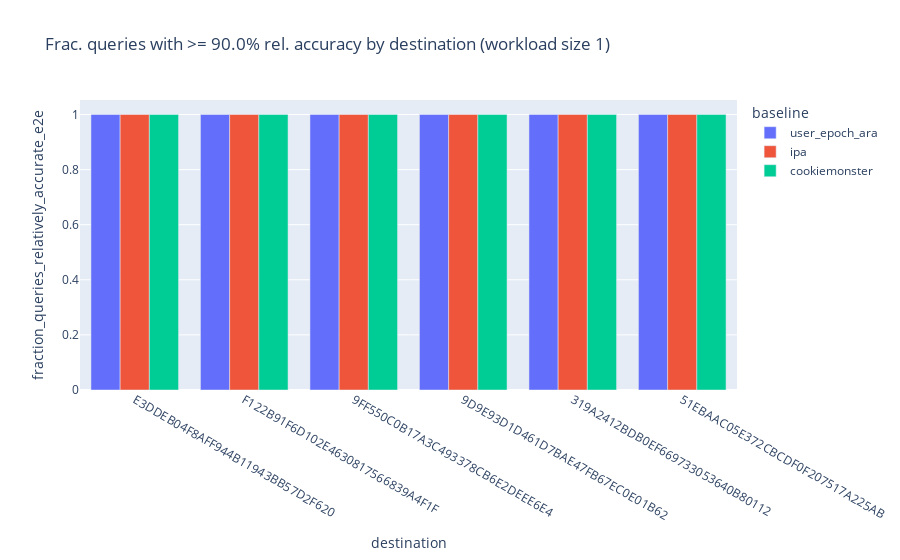
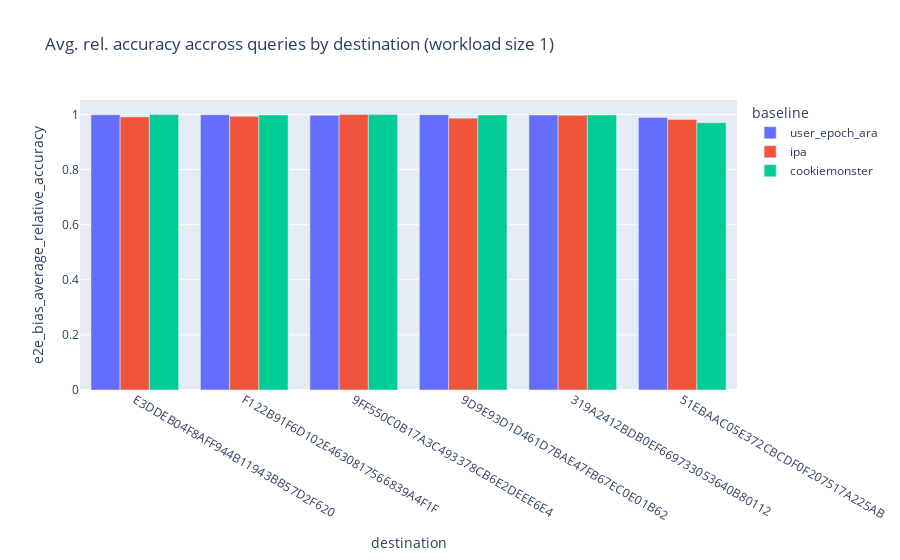
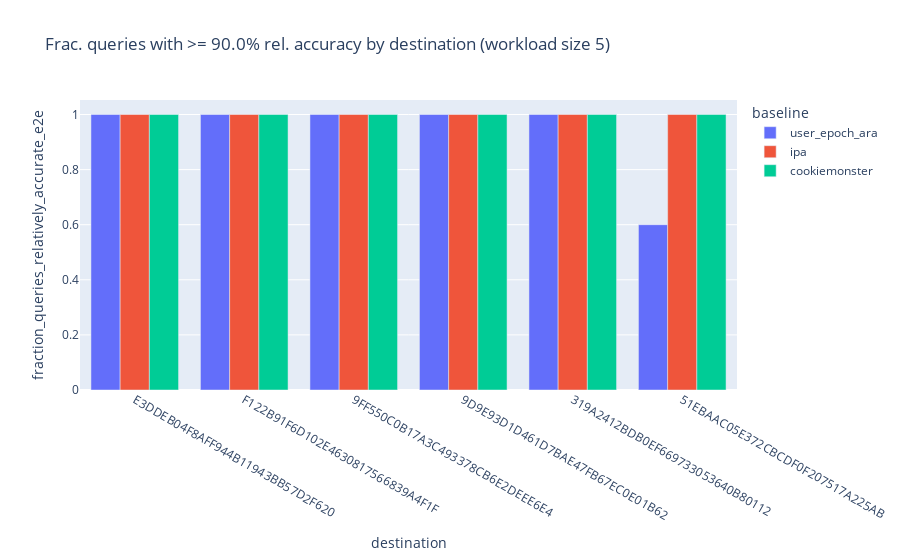
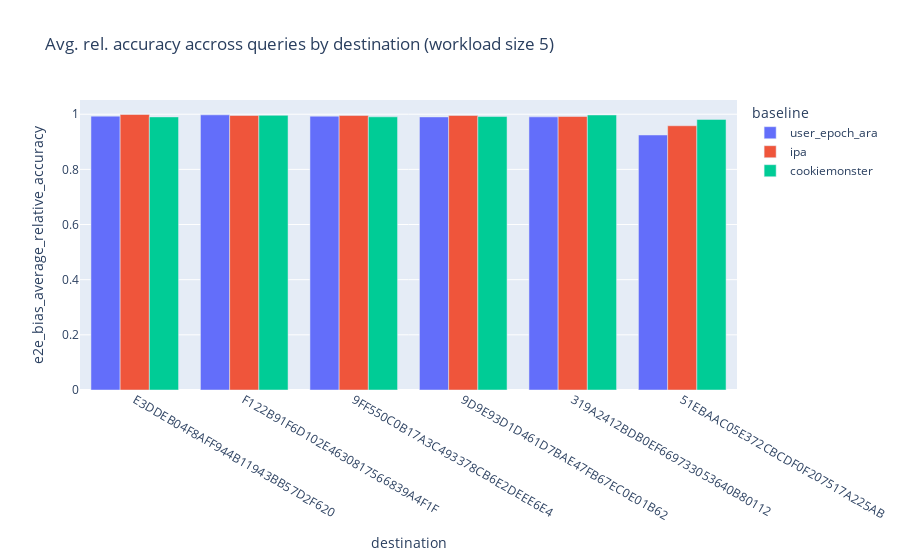

The notebook cell these images were saved under, in order:
### Code cell
workload_sizes = [5, 10, 15, 20, 25, 30]
for requested_workload_size in workload_sizes:
    content = sorted_df.loc[sorted_df.requested_workload_size == requested_workload_size]
    fig1 = px.bar(
        content,
        x="destination",
        y="fraction_queries_relatively_accurate_e2e",
        color="baseline",
        barmode="group",
        title=f"Frac. queries with >= {t * 100}% rel. accuracy by destination (workload size {requested_workload_size})"
    )
    fig2 = px.bar(
        content,
        x="destination",
        y="e2e_bias_average_relative_accuracy",
        color="baseline",
        barmode="group",
        title=f"Avg. rel. accuracy accross queries by destination (workload size {requested_workload_size})"
    )
    pyo.iplot(fig1)
    pyo.iplot(fig2)
    fig1.write_image(f"./large/e2e_bias_fraction_relative_accuracy_ws_{requested_workload_size}.png")
    fig2.write_image(f"./large/e2e_bias_average_relative_accuracy_ws_{requested_workload_size}.png")

### Figure 1 — Plotly figure (JSON) as saved in the notebook; plotly's stock layout.template omitted (floating-point values rounded to 4 significant figures)
{"data": [{"alignmentgroup": "True", "hovertemplate": "baseline=user_epoch_ara<br>destination=%{x}<br>fraction_queries_relatively_accurate_e2e=%{y}<extra></extra>", "legendgroup": "user_epoch_ara", "marker": {"color": "#636efa", "pattern": {"shape": ""}}, "name": "user_epoch_ara", "offsetgroup": "user_epoch_ara", "orientation": "v", "showlegend": true, "textposition": "auto", "type": "bar", "x": ["E3DDEB04F8AFF944B11943BB57D2F620", "F122B91F6D102E4630817566839A4F1F", "9FF550C0B17A3C493378CB6E2DEEE6E4", "9D9E93D1D461D7BAE47FB67EC0E01B62", "319A2412BDB0EF669733053640B80112", "51EBAAC05E372CBCDF0F207517A225AB"], "xaxis": "x", "y": [1, 1, 1, 1, 1, 1], "yaxis": "y"}, {"alignmentgroup": "True", "hovertemplate": "baseline=ipa<br>destination=%{x}<br>fraction_queries_relatively_accurate_e2e=%{y}<extra></extra>", "legendgroup": "ipa", "marker": {"color": "#EF553B", "pattern": {"shape": ""}}, "name": "ipa", "offsetgroup": "ipa", "orientation": "v", "showlegend": true, "textposition": "auto", "type": "bar", "x": ["E3DDEB04F8AFF944B11943BB57D2F620", "F122B91F6D102E4630817566839A4F1F", "9FF550C0B17A3C493378CB6E2DEEE6E4", "9D9E93D1D461D7BAE47FB67EC0E01B62", "319A2412BDB0EF669733053640B80112", "51EBAAC05E372CBCDF0F207517A225AB"], "xaxis": "x", "y": [1, 1, 1, 1, 1, 1], "yaxis": "y"}, {"alignmentgroup": "True", "hovertemplate": "baseline=cookiemonster<br>destination=%{x}<br>fraction_queries_relatively_accurate_e2e=%{y}<extra></extra>", "legendgroup": "cookiemonster", "marker": {"color": "#00cc96", "pattern": {"shape": ""}}, "name": "cookiemonster", "offsetgroup": "cookiemonster", "orientation": "v", "showlegend": true, "textposition": "auto", "type": "bar", "x": ["E3DDEB04F8AFF944B11943BB57D2F620", "F122B91F6D102E4630817566839A4F1F", "9FF550C0B17A3C493378CB6E2DEEE6E4", "9D9E93D1D461D7BAE47FB67EC0E01B62", "319A2412BDB0EF669733053640B80112", "51EBAAC05E372CBCDF0F207517A225AB"], "xaxis": "x", "y": [1, 1, 1, 1, 1, 1], "yaxis": "y"}], "layout": {"barmode": "group", "legend": {"title": {"text": "baseline"}, "tracegroupgap": 0}, "title": {"text": "Frac. queries with >= 90.0% rel. accuracy by destination (workload size 1)"}, "xaxis": {"anchor": "y", "domain": [0, 1], "title": {"text": "destination"}}, "yaxis": {"anchor": "x", "domain": [0, 1], "title": {"text": "fraction_queries_relatively_accurate_e2e"}}}}

### Figure 2 — Plotly figure (JSON) as saved in the notebook; plotly's stock layout.template omitted (floating-point values rounded to 4 significant figures)
{"data": [{"alignmentgroup": "True", "hovertemplate": "baseline=user_epoch_ara<br>destination=%{x}<br>e2e_bias_average_relative_accuracy=%{y}<extra></extra>", "legendgroup": "user_epoch_ara", "marker": {"color": "#636efa", "pattern": {"shape": ""}}, "name": "user_epoch_ara", "offsetgroup": "user_epoch_ara", "orientation": "v", "showlegend": true, "textposition": "auto", "type": "bar", "x": ["E3DDEB04F8AFF944B11943BB57D2F620", "F122B91F6D102E4630817566839A4F1F", "9FF550C0B17A3C493378CB6E2DEEE6E4", "9D9E93D1D461D7BAE47FB67EC0E01B62", "319A2412BDB0EF669733053640B80112", "51EBAAC05E372CBCDF0F207517A225AB"], "xaxis": "x", "y": [0.9987, 0.9988, 0.9971, 0.9993, 0.9982, 0.9893], "yaxis": "y"}, {"alignmentgroup": "True", "hovertemplate": "baseline=ipa<br>destination=%{x}<br>e2e_bias_average_relative_accuracy=%{y}<extra></extra>", "legendgroup": "ipa", "marker": {"color": "#EF553B", "pattern": {"shape": ""}}, "name": "ipa", "offsetgroup": "ipa", "orientation": "v", "showlegend": true, "textposition": "auto", "type": "bar", "x": ["E3DDEB04F8AFF944B11943BB57D2F620", "F122B91F6D102E4630817566839A4F1F", "9FF550C0B17A3C493378CB6E2DEEE6E4", "9D9E93D1D461D7BAE47FB67EC0E01B62", "319A2412BDB0EF669733053640B80112", "51EBAAC05E372CBCDF0F207517A225AB"], "xaxis": "x", "y": [0.9912, 0.9935, 0.9997, 0.9865, 0.9972, 0.9818], "yaxis": "y"}, {"alignmentgroup": "True", "hovertemplate": "baseline=cookiemonster<br>destination=%{x}<br>e2e_bias_average_relative_accuracy=%{y}<extra></extra>", "legendgroup": "cookiemonster", "marker": {"color": "#00cc96", "pattern": {"shape": ""}}, "name": "cookiemonster", "offsetgroup": "cookiemonster", "orientation": "v", "showlegend": true, "textposition": "auto", "type": "bar", "x": ["E3DDEB04F8AFF944B11943BB57D2F620", "F122B91F6D102E4630817566839A4F1F", "9FF550C0B17A3C493378CB6E2DEEE6E4", "9D9E93D1D461D7BAE47FB67EC0E01B62", "319A2412BDB0EF669733053640B80112", "51EBAAC05E372CBCDF0F207517A225AB"], "xaxis": "x", "y": [0.9999, 0.9984, 0.9998, 0.9983, 0.998, 0.9702], "yaxis": "y"}], "layout": {"barmode": "group", "legend": {"title": {"text": "baseline"}, "tracegroupgap": 0}, "title": {"text": "Avg. rel. accuracy accross queries by destination (workload size 1)"}, "xaxis": {"anchor": "y", "domain": [0, 1], "title": {"text": "destination"}}, "yaxis": {"anchor": "x", "domain": [0, 1], "title": {"text": "e2e_bias_average_relative_accuracy"}}}}

### Figure 3 — Plotly figure (JSON) as saved in the notebook; plotly's stock layout.template omitted (floating-point values rounded to 4 significant figures)
{"data": [{"alignmentgroup": "True", "hovertemplate": "baseline=user_epoch_ara<br>destination=%{x}<br>fraction_queries_relatively_accurate_e2e=%{y}<extra></extra>", "legendgroup": "user_epoch_ara", "marker": {"color": "#636efa", "pattern": {"shape": ""}}, "name": "user_epoch_ara", "offsetgroup": "user_epoch_ara", "orientation": "v", "showlegend": true, "textposition": "auto", "type": "bar", "x": ["E3DDEB04F8AFF944B11943BB57D2F620", "F122B91F6D102E4630817566839A4F1F", "9FF550C0B17A3C493378CB6E2DEEE6E4", "9D9E93D1D461D7BAE47FB67EC0E01B62", "319A2412BDB0EF669733053640B80112", "51EBAAC05E372CBCDF0F207517A225AB"], "xaxis": "x", "y": [1, 1, 1, 1, 1, 0.6], "yaxis": "y"}, {"alignmentgroup": "True", "hovertemplate": "baseline=ipa<br>destination=%{x}<br>fraction_queries_relatively_accurate_e2e=%{y}<extra></extra>", "legendgroup": "ipa", "marker": {"color": "#EF553B", "pattern": {"shape": ""}}, "name": "ipa", "offsetgroup": "ipa", "orientation": "v", "showlegend": true, "textposition": "auto", "type": "bar", "x": ["E3DDEB04F8AFF944B11943BB57D2F620", "F122B91F6D102E4630817566839A4F1F", "9FF550C0B17A3C493378CB6E2DEEE6E4", "9D9E93D1D461D7BAE47FB67EC0E01B62", "319A2412BDB0EF669733053640B80112", "51EBAAC05E372CBCDF0F207517A225AB"], "xaxis": "x", "y": [1, 1, 1, 1, 1, 1], "yaxis": "y"}, {"alignmentgroup": "True", "hovertemplate": "baseline=cookiemonster<br>destination=%{x}<br>fraction_queries_relatively_accurate_e2e=%{y}<extra></extra>", "legendgroup": "cookiemonster", "marker": {"color": "#00cc96", "pattern": {"shape": ""}}, "name": "cookiemonster", "offsetgroup": "cookiemonster", "orientation": "v", "showlegend": true, "textposition": "auto", "type": "bar", "x": ["E3DDEB04F8AFF944B11943BB57D2F620", "F122B91F6D102E4630817566839A4F1F", "9FF550C0B17A3C493378CB6E2DEEE6E4", "9D9E93D1D461D7BAE47FB67EC0E01B62", "319A2412BDB0EF669733053640B80112", "51EBAAC05E372CBCDF0F207517A225AB"], "xaxis": "x", "y": [1, 1, 1, 1, 1, 1], "yaxis": "y"}], "layout": {"barmode": "group", "legend": {"title": {"text": "baseline"}, "tracegroupgap": 0}, "title": {"text": "Frac. queries with >= 90.0% rel. accuracy by destination (workload size 5)"}, "xaxis": {"anchor": "y", "domain": [0, 1], "title": {"text": "destination"}}, "yaxis": {"anchor": "x", "domain": [0, 1], "title": {"text": "fraction_queries_relatively_accurate_e2e"}}}}

### Figure 4 — Plotly figure (JSON) as saved in the notebook; plotly's stock layout.template omitted (floating-point values rounded to 4 significant figures)
{"data": [{"alignmentgroup": "True", "hovertemplate": "baseline=user_epoch_ara<br>destination=%{x}<br>e2e_bias_average_relative_accuracy=%{y}<extra></extra>", "legendgroup": "user_epoch_ara", "marker": {"color": "#636efa", "pattern": {"shape": ""}}, "name": "user_epoch_ara", "offsetgroup": "user_epoch_ara", "orientation": "v", "showlegend": true, "textposition": "auto", "type": "bar", "x": ["E3DDEB04F8AFF944B11943BB57D2F620", "F122B91F6D102E4630817566839A4F1F", "9FF550C0B17A3C493378CB6E2DEEE6E4", "9D9E93D1D461D7BAE47FB67EC0E01B62", "319A2412BDB0EF669733053640B80112", "51EBAAC05E372CBCDF0F207517A225AB"], "xaxis": "x", "y": [0.993, 0.9978, 0.9929, 0.9902, 0.9904, 0.9247], "yaxis": "y"}, {"alignmentgroup": "True", "hovertemplate": "baseline=ipa<br>destination=%{x}<br>e2e_bias_average_relative_accuracy=%{y}<extra></extra>", "legendgroup": "ipa", "marker": {"color": "#EF553B", "pattern": {"shape": ""}}, "name": "ipa", "offsetgroup": "ipa", "orientation": "v", "showlegend": true, "textposition": "auto", "type": "bar", "x": ["E3DDEB04F8AFF944B11943BB57D2F620", "F122B91F6D102E4630817566839A4F1F", "9FF550C0B17A3C493378CB6E2DEEE6E4", "9D9E93D1D461D7BAE47FB67EC0E01B62", "319A2412BDB0EF669733053640B80112", "51EBAAC05E372CBCDF0F207517A225AB"], "xaxis": "x", "y": [0.999, 0.9954, 0.9952, 0.9954, 0.9916, 0.9581], "yaxis": "y"}, {"alignmentgroup": "True", "hovertemplate": "baseline=cookiemonster<br>destination=%{x}<br>e2e_bias_average_relative_accuracy=%{y}<extra></extra>", "legendgroup": "cookiemonster", "marker": {"color": "#00cc96", "pattern": {"shape": ""}}, "name": "cookiemonster", "offsetgroup": "cookiemonster", "orientation": "v", "showlegend": true, "textposition": "auto", "type": "bar", "x": ["E3DDEB04F8AFF944B11943BB57D2F620", "F122B91F6D102E4630817566839A4F1F", "9FF550C0B17A3C493378CB6E2DEEE6E4", "9D9E93D1D461D7BAE47FB67EC0E01B62", "319A2412BDB0EF669733053640B80112", "51EBAAC05E372CBCDF0F207517A225AB"], "xaxis": "x", "y": [0.9903, 0.9959, 0.9906, 0.9915, 0.9972, 0.9813], "yaxis": "y"}], "layout": {"barmode": "group", "legend": {"title": {"text": "baseline"}, "tracegroupgap": 0}, "title": {"text": "Avg. rel. accuracy accross queries by destination (workload size 5)"}, "xaxis": {"anchor": "y", "domain": [0, 1], "title": {"text": "destination"}}, "yaxis": {"anchor": "x", "domain": [0, 1], "title": {"text": "e2e_bias_average_relative_accuracy"}}}}
